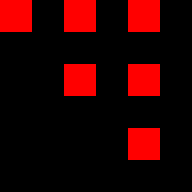

A level layout from a 2D game, rendered from its tile map. Below: a short description, then the map file with its tile-grid data intact:
An orthogonal 6x6 tile map with 32x32 px tiles, 3 tile layers (regions, input_fringe, output_collision), 2 tilesets.

<map version="1.0" orientation="orthogonal" renderorder="right-down" width="6" height="6" tilewidth="32" tileheight="32" nextobjectid="1">
 <tileset firstgid="1" source="../tiles/water.tsx" />
 <tileset firstgid="19" source="../tiles/collision.tsx" />
 <layer name="regions" width="6" height="6">
  <data encoding="csv">
11,0,11,0,11,0,
0,0,0,0,0,0,
0,0,11,0,11,0,
0,0,0,0,0,0,
0,0,0,0,11,0,
0,0,0,0,0,0
</data>
 </layer>
 <layer name="input_fringe" width="6" height="6">
  <data encoding="csv">
11,0,8,0,2,0,
0,0,0,0,0,0,
0,0,5,0,3,0,
0,0,0,0,0,0,
0,0,0,0,6,0,
0,0,0,0,0,0
</data>
 </layer>
 <layer name="output_collision" width="6" height="6">
  <data encoding="csv">
19,0,19,0,19,0,
0,0,0,0,0,0,
0,0,19,0,19,0,
0,0,0,0,0,0,
0,0,0,0,19,0,
0,0,0,0,0,0
</data>
 </layer>
</map>
